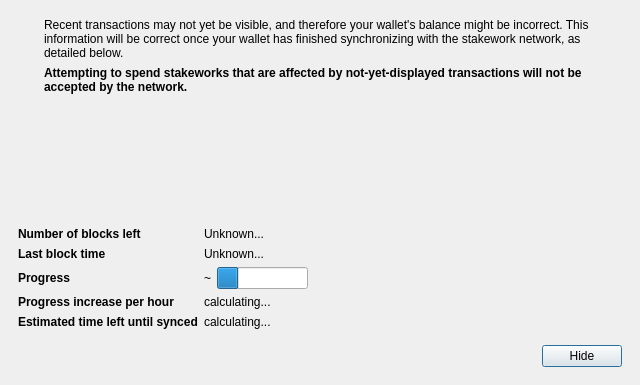
<?xml version="1.0" encoding="UTF-8"?>
<ui version="4.0">
 <class>ModalOverlay</class>
 <widget class="ModalOverlay" name="ModalOverlay">
  <property name="geometry">
   <rect>
    <x>0</x>
    <y>0</y>
    <width>640</width>
    <height>385</height>
   </rect>
  </property>
  <property name="windowTitle">
   <string>Form</string>
  </property>
  <layout class="QVBoxLayout" name="verticalLayout" stretch="0">
   <property name="sizeConstraint">
    <enum>QLayout::SetDefaultConstraint</enum>
   </property>
   <property name="leftMargin">
    <number>0</number>
   </property>
   <property name="topMargin">
    <number>0</number>
   </property>
   <property name="rightMargin">
    <number>0</number>
   </property>
   <property name="bottomMargin">
    <number>0</number>
   </property>
   <item>
    <widget class="QWidget" name="progressBackground" native="true">
     <layout class="QVBoxLayout" name="progressLayout" stretch="1">
      <item>
       <widget class="QWidget" name="progressContent" native="true">
        <layout class="QVBoxLayout" name="progressLayoutInner" stretch="1,0,0,0">
         <item>
          <layout class="QHBoxLayout" name="iconTextLayout" stretch="0,1">
           <item>
            <layout class="QVBoxLayout" name="iconLayout">
             <item>
              <widget class="QLabel" name="warningIconLabel">
               <property name="text">
                <string/>
               </property>
              </widget>
             </item>
             <item>
              <spacer name="verticalSpacerWarningIcon">
               <property name="orientation">
                <enum>Qt::Vertical</enum>
               </property>
               <property name="sizeHint" stdset="0">
                <size>
                 <width>20</width>
                 <height>40</height>
                </size>
               </property>
              </spacer>
             </item>
            </layout>
           </item>
           <item>
            <layout class="QVBoxLayout" name="verticalLayoutInfoText">
             <item>
              <widget class="QLabel" name="infoText">
               <property name="text">
                <string>Recent transactions may not yet be visible, and therefore your wallet's balance might be incorrect. This information will be correct once your wallet has finished synchronizing with the stakework network, as detailed below.</string>
               </property>
               <property name="textFormat">
                <enum>Qt::RichText</enum>
               </property>
               <property name="wordWrap">
                <bool>true</bool>
               </property>
              </widget>
             </item>
             <item>
              <widget class="QLabel" name="infoTextStrong">
               <property name="font">
                <font>
                 <weight>75</weight>
                 <bold>true</bold>
                </font>
               </property>
               <property name="text">
                <string>Attempting to spend stakeworks that are affected by not-yet-displayed transactions will not be accepted by the network.</string>
               </property>
               <property name="textFormat">
                <enum>Qt::RichText</enum>
               </property>
               <property name="wordWrap">
                <bool>true</bool>
               </property>
              </widget>
             </item>
             <item>
              <spacer name="verticalSpacerInTextSpace">
               <property name="orientation">
                <enum>Qt::Vertical</enum>
               </property>
               <property name="sizeHint" stdset="0">
                <size>
                 <width>20</width>
                 <height>40</height>
                </size>
               </property>
              </spacer>
             </item>
            </layout>
           </item>
          </layout>
         </item>
         <item>
          <spacer name="verticalSpacerAfterText">
           <property name="orientation">
            <enum>Qt::Vertical</enum>
           </property>
           <property name="sizeHint" stdset="0">
            <size>
             <width>20</width>
             <height>40</height>
            </size>
           </property>
          </spacer>
         </item>
         <item>
          <layout class="QFormLayout" name="formLayout">
           <property name="fieldGrowthPolicy">
            <enum>QFormLayout::FieldsStayAtSizeHint</enum>
           </property>
           <property name="horizontalSpacing">
            <number>6</number>
           </property>
           <property name="verticalSpacing">
            <number>6</number>
           </property>
           <property name="topMargin">
            <number>10</number>
           </property>
           <item row="0" column="0">
            <widget class="QLabel" name="labelNumberOfBlocksLeft">
             <property name="font">
              <font>
               <weight>75</weight>
               <bold>true</bold>
              </font>
             </property>
             <property name="text">
              <string>Number of blocks left</string>
             </property>
            </widget>
           </item>
           <item row="0" column="1">
            <widget class="QLabel" name="numberOfBlocksLeft">
             <property name="text">
              <string>Unknown...</string>
             </property>
            </widget>
           </item>
           <item row="1" column="0">
            <widget class="QLabel" name="labelLastBlockTime">
             <property name="font">
              <font>
               <weight>75</weight>
               <bold>true</bold>
              </font>
             </property>
             <property name="text">
              <string>Last block time</string>
             </property>
            </widget>
           </item>
           <item row="1" column="1">
            <widget class="QLabel" name="newestBlockDate">
             <property name="sizePolicy">
              <sizepolicy hsizetype="Maximum" vsizetype="Preferred">
               <horstretch>0</horstretch>
               <verstretch>0</verstretch>
              </sizepolicy>
             </property>
             <property name="text">
              <string>Unknown...</string>
             </property>
            </widget>
           </item>
           <item row="2" column="0">
            <widget class="QLabel" name="labelSyncDone">
             <property name="font">
              <font>
               <weight>75</weight>
               <bold>true</bold>
              </font>
             </property>
             <property name="text">
              <string>Progress</string>
             </property>
            </widget>
           </item>
           <item row="2" column="1">
            <layout class="QHBoxLayout" name="horizontalLayoutSync" stretch="0,1">
             <item>
              <widget class="QLabel" name="percentageProgress">
               <property name="text">
                <string notr="true">~</string>
               </property>
              </widget>
             </item>
             <item>
              <widget class="QProgressBar" name="progressBar">
               <property name="value">
                <number>24</number>
               </property>
               <property name="format">
                <string/>
               </property>
              </widget>
             </item>
            </layout>
           </item>
           <item row="4" column="0">
            <widget class="QLabel" name="labelProgressIncrease">
             <property name="font">
              <font>
               <weight>75</weight>
               <bold>true</bold>
              </font>
             </property>
             <property name="text">
              <string>Progress increase per hour</string>
             </property>
            </widget>
           </item>
           <item row="4" column="1">
            <widget class="QLabel" name="progressIncreasePerH">
             <property name="text">
              <string>calculating...</string>
             </property>
            </widget>
           </item>
           <item row="5" column="0">
            <widget class="QLabel" name="labelEstimatedTimeLeft">
             <property name="font">
              <font>
               <weight>75</weight>
               <bold>true</bold>
              </font>
             </property>
             <property name="text">
              <string>Estimated time left until synced</string>
             </property>
            </widget>
           </item>
           <item row="5" column="1">
            <widget class="QLabel" name="expectedTimeLeft">
             <property name="text">
              <string>calculating...</string>
             </property>
            </widget>
           </item>
          </layout>
         </item>
         <item>
          <layout class="QHBoxLayout" name="horizontalLayoutButtons">
           <property name="leftMargin">
            <number>10</number>
           </property>
           <property name="topMargin">
            <number>10</number>
           </property>
           <item>
            <spacer name="horizontalSpacer">
             <property name="orientation">
              <enum>Qt::Horizontal</enum>
             </property>
             <property name="sizeHint" stdset="0">
              <size>
               <width>40</width>
               <height>20</height>
              </size>
             </property>
            </spacer>
           </item>
           <item>
            <widget class="QPushButton" name="closeButton">
             <property name="text">
              <string>Hide</string>
             </property>
             <property name="focusPolicy">
              <enum>Qt::StrongFocus</enum>
             </property>
             <property name="default">
              <bool>true</bool>
             </property>
            </widget>
           </item>
          </layout>
         </item>
        </layout>
       </widget>
      </item>
     </layout>
    </widget>
   </item>
  </layout>
 </widget>
 <customwidgets>
  <customwidget>
   <class>ModalOverlay</class>
   <extends>QWidget</extends>
   <header>modaloverlay.h</header>
   <container>1</container>
  </customwidget>
 </customwidgets>
 <resources/>
 <connections/>
</ui>
